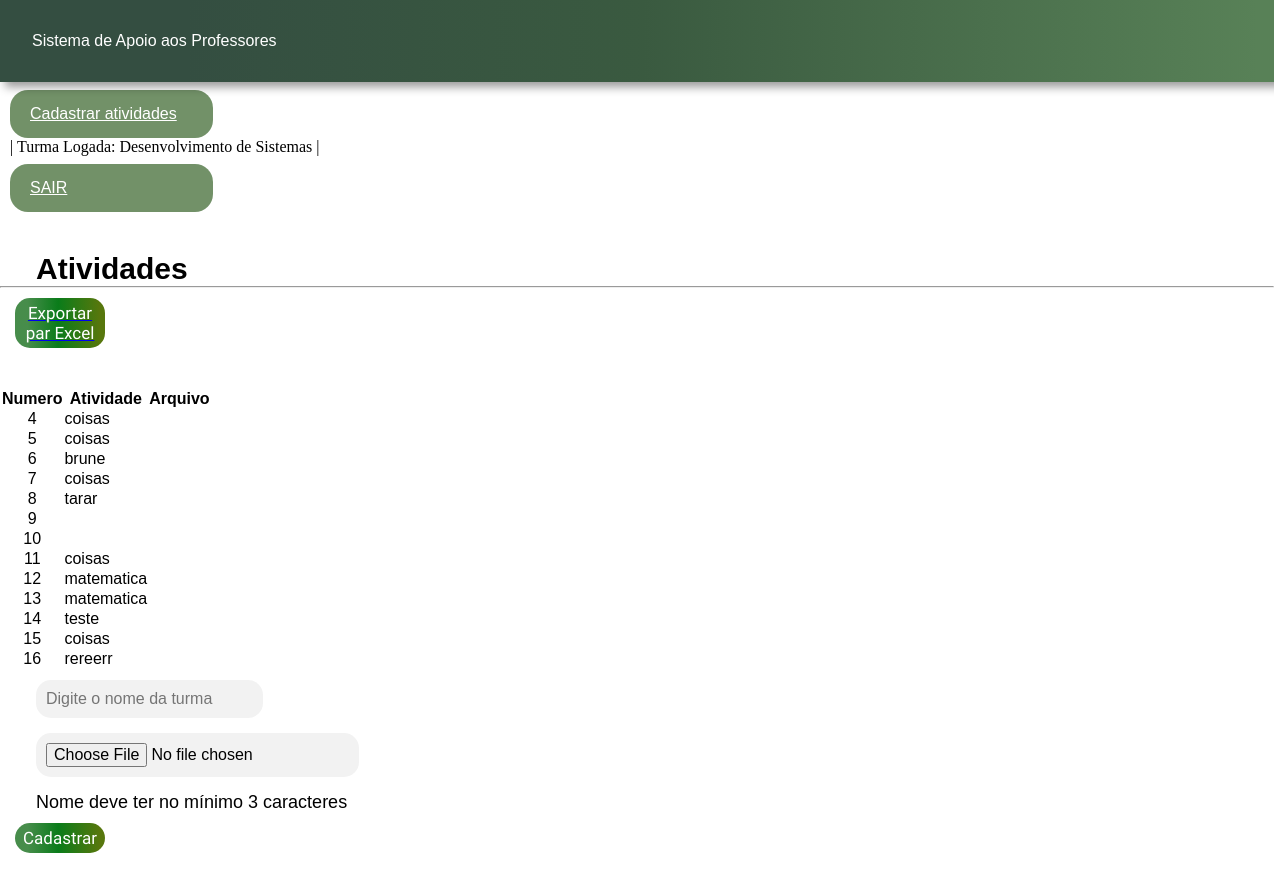
The page /ver_atividades/4 on the database its author committed.
### App_Escola/models.py (models this page shows, shortened)
class Turma(models.Model):
    nome_turma = models.CharField(max_length=120)
    id_professor = models.ForeignKey(Professor, null=True, on_delete=models.PROTECT)

class Atividade(models.Model):
    nome_atividade = models.CharField(max_length=120)
    id_turma = models.ForeignKey(Turma, null=True, on_delete=models.PROTECT)
    arquivo = models.FileField(upload_to='atividade_arquivos/', blank=True, null=True)

### App_Escola/views.py (the view)
def ver_atividades(request,id_turma):
    print(f'get do id{id_turma}')
    dados_turma = Turma.objects.filter(id=id_turma).values("nome_turma", "id")
    print(dados_turma)
    turma_logada = dados_turma[0]
    turma_logada = turma_logada['nome_turma']
    id_turma_logado = dados_turma[0]
    id_turma_logado = id_turma_logado['id']
    lista_atividade = Atividade.objects.filter(id_turma=id_turma_logado)
    return render(request, 'Lista_Atividade.html',
                  {'turma_logada': turma_logada, 'lista_atividade': lista_atividade,
                   'id_turma':id_turma})

### App_Escola/templates/Lista_Atividade.html (shortened to what this page needs)
{% load static %}
<!DOCTYPE html>
<html lang="en">
<head>
    <link rel="stylesheet" type="text/css" href="../static/css/Lista_atividade.css">
</head>
<header class="login">
    <div class="fundo_menu">
        <div class="nome_sistema">
            Sistema de Apoio aos Professores
        </div>
    </div>
</header>
<nav class="menu">
    <ul>
       <li><a href="/cad_atividade/{{id_turma}}">Cadastrar atividades</a></li>
       <li> | Turma Logada: {{turma_logada}} | </a></li>
       <li><a href="/">SAIR</a></li>
    </ul>
</nav>
<body onLoad="login();">
    <div class="principal">
    <div class="container">
        <section class="enquadramento">
            <h1> Atividades</h1>
        </section>
        <hr>
        <a href="{% url 'exportar-excel' %}" download=>
            <button>Exportar par Excel</button>
           </a>
        <table>
            <tr>
                <th>Numero</th>
                <th>Atividade</th>
                <th>Arquivo</th>
            </tr>
            {% for igs in lista_atividade %}
            <tr>
                <td style="text-align:center">{{igs.id}} </td>
                <td>{{igs.nome_atividade}}</td>
                <td style="text-align:center">
                </td>
            </tr>
            {% endfor %}
        </table>
    </div>
    </div>
    <form id="form" class="form" method="POST" action="{% url 'salvar_atividade' %}" enctype="multipart/form-data">{% csrf_token %}
        <div class="form-content">
            <input type="text" id="atividade_nome" name="atividade_nome"  placeholder="Digite o nome da turma" />
            <input type="file" id="arquivo" name="arquivo" value=""/>
            <a>Nome deve ter no mínimo 3 caracteres</a>
        </div>
        <div class="botoes">
            <div class="botao_confirmar">
                <button type="submit" class="btn_conf_cancel btn_confirmar">Cadastrar</button>
            </div>
        </div>
    </form>
</body>
</html>

### App_Escola/static/css/Lista_atividade.css (style rules this page uses)
* { margin: 0px; padding: 0px; }
body { width: 100%; }
.login { display: flex; width: 100%; padding: 4vh; align-items: center; font-family: "Roboto-Condensed", sans-serif; font-size: 16px; color: #ffff; background: linear-gradient(90deg, #344e41 14%, #3a5a40 48%, #588157 94%); filter: drop-shadow(5px 5px 5px rgba(0 0 0 / 40%)); }
.menu { padding: 0 10px 0 10px; }
.menu a { display: flex; padding: 15px 20px 15px 20px; border: none; margin-top: 8px; background-color: #729168; border-radius: 18px; color: white; font-family: "Roboto-Condensed", sans-serif; font-size: 16px; width: 163px; }
tbody, tr, td, th { font-family: "Roboto-Condensed", sans-serif; }
.principal .container h1 { margin-top: 40px; font-size: 30px; font-family: "Roboto-Condensed", sans-serif; margin-left: 36px; }
form .form-content input { display: flex; justify-content: center; margin-bottom: 15px; margin-top: 10px; font-size: 16px; border-radius: 15px; padding: 10px; border: none; background-color: #f2f2f2; margin-left: 36px; }
form .form-content a { margin-top: 40px; font-size: 18px; font-family: "Roboto-Condensed", sans-serif; margin-left: 36px; }
button { display: flex; width: 90px; justify-content: center; padding-top: 5px; padding-bottom: 5px; border: none; border-radius: 15px; background: linear-gradient(90deg, rgba(25, 112, 30, 0.801) 14%, rgb(10, 124, 26) 48%, rgb(87, 119, 13) 94%); color: #fff; font-size: 15px; margin-top: 10px; margin-bottom: 40px; margin-left: 15px; font-size: 17px; font-family: "Raleway", sans-serif; }

### rows shown on the page
Turma: nome_turma "Desenvolvimento de Sistemas"
Atividade: id "4", nome_atividade "coisas"
Atividade: id "5", nome_atividade "coisas"
Atividade: id "6", nome_atividade "brune"
Atividade: id "7", nome_atividade "coisas"
Atividade: id "8", nome_atividade "tarar"
Atividade: id "9"
Atividade: id "10"
Atividade: id "11", nome_atividade "coisas"
Atividade: id "12", nome_atividade "matematica"
Atividade: id "13", nome_atividade "matematica"
Atividade: id "14", nome_atividade "teste"
Atividade: id "15", nome_atividade "coisas"
Atividade: id "16", nome_atividade "rereerr"
